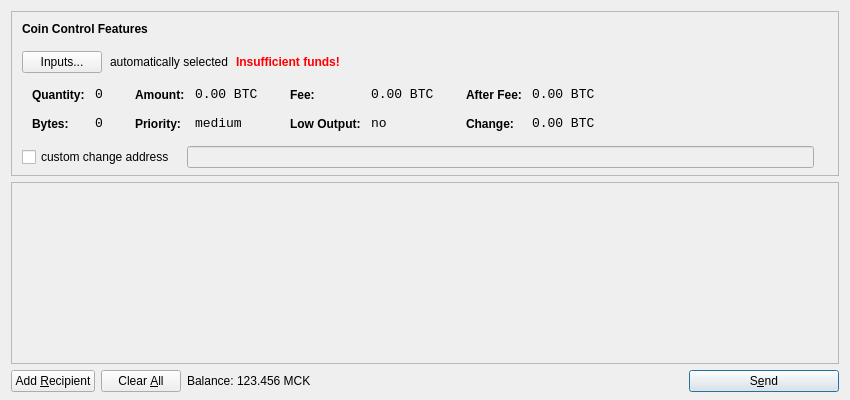
<?xml version="1.0" encoding="UTF-8"?>
<ui version="4.0">
 <class>SendCoinsDialog</class>
 <widget class="QDialog" name="SendCoinsDialog">
  <property name="geometry">
   <rect>
    <x>0</x>
    <y>0</y>
    <width>850</width>
    <height>400</height>
   </rect>
  </property>
  <property name="windowTitle">
   <string>Send Coins</string>
  </property>
  <layout class="QVBoxLayout" name="verticalLayout" stretch="0,1,0">
   <property name="bottomMargin">
    <number>8</number>
   </property>
   <item>
    <widget class="QFrame" name="frameCoinControl">
     <property name="sizePolicy">
      <sizepolicy hsizetype="Expanding" vsizetype="Expanding">
       <horstretch>0</horstretch>
       <verstretch>0</verstretch>
      </sizepolicy>
     </property>
     <property name="maximumSize">
      <size>
       <width>16777215</width>
       <height>16777215</height>
      </size>
     </property>
     <property name="frameShape">
      <enum>QFrame::StyledPanel</enum>
     </property>
     <property name="frameShadow">
      <enum>QFrame::Sunken</enum>
     </property>
     <layout class="QVBoxLayout" name="verticalLayoutCoinControl2">
      <property name="spacing">
       <number>-1</number>
      </property>
      <property name="leftMargin">
       <number>0</number>
      </property>
      <property name="topMargin">
       <number>0</number>
      </property>
      <property name="rightMargin">
       <number>0</number>
      </property>
      <property name="bottomMargin">
       <number>6</number>
      </property>
      <item>
       <layout class="QVBoxLayout" name="verticalLayoutCoinControl" stretch="0,0,0,0,1">
        <property name="spacing">
         <number>0</number>
        </property>
        <property name="leftMargin">
         <number>10</number>
        </property>
        <property name="topMargin">
         <number>10</number>
        </property>
        <item>
         <layout class="QHBoxLayout" name="horizontalLayoutCoinControl1">
          <property name="bottomMargin">
           <number>15</number>
          </property>
          <item>
           <widget class="QLabel" name="labelCoinControlFeatures">
            <property name="sizePolicy">
             <sizepolicy hsizetype="Preferred" vsizetype="Maximum">
              <horstretch>0</horstretch>
              <verstretch>0</verstretch>
             </sizepolicy>
            </property>
            <property name="font">
             <font>
              <weight>75</weight>
              <bold>true</bold>
             </font>
            </property>
            <property name="styleSheet">
             <string notr="true">font-weight:bold;</string>
            </property>
            <property name="text">
             <string>Coin Control Features</string>
            </property>
           </widget>
          </item>
         </layout>
        </item>
        <item>
         <layout class="QHBoxLayout" name="horizontalLayoutCoinControl2" stretch="0,0,0,0">
          <property name="spacing">
           <number>8</number>
          </property>
          <property name="bottomMargin">
           <number>10</number>
          </property>
          <item>
           <widget class="QPushButton" name="pushButtonCoinControl">
            <property name="styleSheet">
             <string notr="true"/>
            </property>
            <property name="text">
             <string>Inputs...</string>
            </property>
           </widget>
          </item>
          <item>
           <widget class="QLabel" name="labelCoinControlAutomaticallySelected">
            <property name="text">
             <string>automatically selected</string>
            </property>
            <property name="margin">
             <number>5</number>
            </property>
           </widget>
          </item>
          <item>
           <widget class="QLabel" name="labelCoinControlInsuffFunds">
            <property name="font">
             <font>
              <weight>75</weight>
              <bold>true</bold>
             </font>
            </property>
            <property name="styleSheet">
             <string notr="true">color:red;font-weight:bold;</string>
            </property>
            <property name="text">
             <string>Insufficient funds!</string>
            </property>
            <property name="margin">
             <number>5</number>
            </property>
           </widget>
          </item>
          <item>
           <spacer name="horizontalSpacerCoinControl">
            <property name="orientation">
             <enum>Qt::Horizontal</enum>
            </property>
            <property name="sizeHint" stdset="0">
             <size>
              <width>40</width>
              <height>1</height>
             </size>
            </property>
           </spacer>
          </item>
         </layout>
        </item>
        <item>
         <widget class="QWidget" name="widgetCoinControl" native="true">
          <property name="sizePolicy">
           <sizepolicy hsizetype="Preferred" vsizetype="Preferred">
            <horstretch>0</horstretch>
            <verstretch>0</verstretch>
           </sizepolicy>
          </property>
          <property name="minimumSize">
           <size>
            <width>0</width>
            <height>0</height>
           </size>
          </property>
          <property name="styleSheet">
           <string notr="true"/>
          </property>
          <layout class="QHBoxLayout" name="horizontalLayoutCoinControl5">
           <property name="margin">
            <number>0</number>
           </property>
           <item>
            <layout class="QHBoxLayout" name="horizontalLayoutCoinControl3" stretch="0,0,0,1">
             <property name="spacing">
              <number>20</number>
             </property>
             <property name="topMargin">
              <number>0</number>
             </property>
             <property name="bottomMargin">
              <number>10</number>
             </property>
             <item>
              <layout class="QFormLayout" name="formLayoutCoinControl1">
               <property name="horizontalSpacing">
                <number>10</number>
               </property>
               <property name="verticalSpacing">
                <number>14</number>
               </property>
               <property name="leftMargin">
                <number>10</number>
               </property>
               <property name="topMargin">
                <number>4</number>
               </property>
               <property name="rightMargin">
                <number>6</number>
               </property>
               <item row="0" column="0">
                <widget class="QLabel" name="labelCoinControlQuantityText">
                 <property name="styleSheet">
                  <string notr="true">font-weight:bold;</string>
                 </property>
                 <property name="text">
                  <string>Quantity:</string>
                 </property>
                 <property name="margin">
                  <number>0</number>
                 </property>
                </widget>
               </item>
               <item row="0" column="1">
                <widget class="QLabel" name="labelCoinControlQuantity">
                 <property name="font">
                  <font>
                   <family>Monospace</family>
                   <pointsize>10</pointsize>
                  </font>
                 </property>
                 <property name="cursor">
                  <cursorShape>IBeamCursor</cursorShape>
                 </property>
                 <property name="contextMenuPolicy">
                  <enum>Qt::ActionsContextMenu</enum>
                 </property>
                 <property name="text">
                  <string notr="true">0</string>
                 </property>
                 <property name="margin">
                  <number>0</number>
                 </property>
                 <property name="textInteractionFlags">
                  <set>Qt::LinksAccessibleByMouse|Qt::TextSelectableByKeyboard|Qt::TextSelectableByMouse</set>
                 </property>
                </widget>
               </item>
               <item row="1" column="0">
                <widget class="QLabel" name="labelCoinControlBytesText">
                 <property name="styleSheet">
                  <string notr="true">font-weight:bold;</string>
                 </property>
                 <property name="text">
                  <string>Bytes:</string>
                 </property>
                </widget>
               </item>
               <item row="1" column="1">
                <widget class="QLabel" name="labelCoinControlBytes">
                 <property name="font">
                  <font>
                   <family>Monospace</family>
                   <pointsize>10</pointsize>
                  </font>
                 </property>
                 <property name="cursor">
                  <cursorShape>IBeamCursor</cursorShape>
                 </property>
                 <property name="contextMenuPolicy">
                  <enum>Qt::ActionsContextMenu</enum>
                 </property>
                 <property name="text">
                  <string notr="true">0</string>
                 </property>
                 <property name="textInteractionFlags">
                  <set>Qt::LinksAccessibleByMouse|Qt::TextSelectableByKeyboard|Qt::TextSelectableByMouse</set>
                 </property>
                </widget>
               </item>
              </layout>
             </item>
             <item>
              <layout class="QFormLayout" name="formLayoutCoinControl2">
               <property name="horizontalSpacing">
                <number>10</number>
               </property>
               <property name="verticalSpacing">
                <number>14</number>
               </property>
               <property name="leftMargin">
                <number>6</number>
               </property>
               <property name="topMargin">
                <number>4</number>
               </property>
               <property name="rightMargin">
                <number>6</number>
               </property>
               <item row="0" column="0">
                <widget class="QLabel" name="labelCoinControlAmountText">
                 <property name="styleSheet">
                  <string notr="true">font-weight:bold;</string>
                 </property>
                 <property name="text">
                  <string>Amount:</string>
                 </property>
                 <property name="margin">
                  <number>0</number>
                 </property>
                </widget>
               </item>
               <item row="0" column="1">
                <widget class="QLabel" name="labelCoinControlAmount">
                 <property name="font">
                  <font>
                   <family>Monospace</family>
                   <pointsize>10</pointsize>
                  </font>
                 </property>
                 <property name="cursor">
                  <cursorShape>IBeamCursor</cursorShape>
                 </property>
                 <property name="contextMenuPolicy">
                  <enum>Qt::ActionsContextMenu</enum>
                 </property>
                 <property name="text">
                  <string notr="true">0.00 BTC</string>
                 </property>
                 <property name="textInteractionFlags">
                  <set>Qt::LinksAccessibleByMouse|Qt::TextSelectableByKeyboard|Qt::TextSelectableByMouse</set>
                 </property>
                </widget>
               </item>
               <item row="1" column="0">
                <widget class="QLabel" name="labelCoinControlPriorityText">
                 <property name="styleSheet">
                  <string notr="true">font-weight:bold;</string>
                 </property>
                 <property name="text">
                  <string>Priority:</string>
                 </property>
                </widget>
               </item>
               <item row="1" column="1">
                <widget class="QLabel" name="labelCoinControlPriority">
                 <property name="font">
                  <font>
                   <family>Monospace</family>
                   <pointsize>10</pointsize>
                  </font>
                 </property>
                 <property name="cursor">
                  <cursorShape>IBeamCursor</cursorShape>
                 </property>
                 <property name="contextMenuPolicy">
                  <enum>Qt::ActionsContextMenu</enum>
                 </property>
                 <property name="text">
                  <string>medium</string>
                 </property>
                 <property name="textInteractionFlags">
                  <set>Qt::LinksAccessibleByMouse|Qt::TextSelectableByKeyboard|Qt::TextSelectableByMouse</set>
                 </property>
                </widget>
               </item>
              </layout>
             </item>
             <item>
              <layout class="QFormLayout" name="formLayoutCoinControl3">
               <property name="horizontalSpacing">
                <number>10</number>
               </property>
               <property name="verticalSpacing">
                <number>14</number>
               </property>
               <property name="leftMargin">
                <number>6</number>
               </property>
               <property name="topMargin">
                <number>4</number>
               </property>
               <property name="rightMargin">
                <number>6</number>
               </property>
               <item row="0" column="0">
                <widget class="QLabel" name="labelCoinControlFeeText">
                 <property name="styleSheet">
                  <string notr="true">font-weight:bold;</string>
                 </property>
                 <property name="text">
                  <string>Fee:</string>
                 </property>
                 <property name="margin">
                  <number>0</number>
                 </property>
                </widget>
               </item>
               <item row="0" column="1">
                <widget class="QLabel" name="labelCoinControlFee">
                 <property name="font">
                  <font>
                   <family>Monospace</family>
                   <pointsize>10</pointsize>
                  </font>
                 </property>
                 <property name="cursor">
                  <cursorShape>IBeamCursor</cursorShape>
                 </property>
                 <property name="contextMenuPolicy">
                  <enum>Qt::ActionsContextMenu</enum>
                 </property>
                 <property name="text">
                  <string notr="true">0.00 BTC</string>
                 </property>
                 <property name="textInteractionFlags">
                  <set>Qt::LinksAccessibleByMouse|Qt::TextSelectableByKeyboard|Qt::TextSelectableByMouse</set>
                 </property>
                </widget>
               </item>
               <item row="1" column="0">
                <widget class="QLabel" name="labelCoinControlLowOutputText">
                 <property name="styleSheet">
                  <string notr="true">font-weight:bold;</string>
                 </property>
                 <property name="text">
                  <string>Low Output:</string>
                 </property>
                </widget>
               </item>
               <item row="1" column="1">
                <widget class="QLabel" name="labelCoinControlLowOutput">
                 <property name="font">
                  <font>
                   <family>Monospace</family>
                   <pointsize>10</pointsize>
                  </font>
                 </property>
                 <property name="cursor">
                  <cursorShape>IBeamCursor</cursorShape>
                 </property>
                 <property name="contextMenuPolicy">
                  <enum>Qt::ActionsContextMenu</enum>
                 </property>
                 <property name="text">
                  <string>no</string>
                 </property>
                 <property name="textInteractionFlags">
                  <set>Qt::LinksAccessibleByMouse|Qt::TextSelectableByKeyboard|Qt::TextSelectableByMouse</set>
                 </property>
                </widget>
               </item>
              </layout>
             </item>
             <item>
              <layout class="QFormLayout" name="formLayoutCoinControl4">
               <property name="horizontalSpacing">
                <number>10</number>
               </property>
               <property name="verticalSpacing">
                <number>14</number>
               </property>
               <property name="leftMargin">
                <number>6</number>
               </property>
               <property name="topMargin">
                <number>4</number>
               </property>
               <property name="rightMargin">
                <number>6</number>
               </property>
               <item row="0" column="0">
                <widget class="QLabel" name="labelCoinControlAfterFeeText">
                 <property name="styleSheet">
                  <string notr="true">font-weight:bold;</string>
                 </property>
                 <property name="text">
                  <string>After Fee:</string>
                 </property>
                 <property name="margin">
                  <number>0</number>
                 </property>
                </widget>
               </item>
               <item row="0" column="1">
                <widget class="QLabel" name="labelCoinControlAfterFee">
                 <property name="font">
                  <font>
                   <family>Monospace</family>
                   <pointsize>10</pointsize>
                  </font>
                 </property>
                 <property name="cursor">
                  <cursorShape>IBeamCursor</cursorShape>
                 </property>
                 <property name="contextMenuPolicy">
                  <enum>Qt::ActionsContextMenu</enum>
                 </property>
                 <property name="text">
                  <string notr="true">0.00 BTC</string>
                 </property>
                 <property name="textInteractionFlags">
                  <set>Qt::LinksAccessibleByMouse|Qt::TextSelectableByKeyboard|Qt::TextSelectableByMouse</set>
                 </property>
                </widget>
               </item>
               <item row="1" column="0">
                <widget class="QLabel" name="labelCoinControlChangeText">
                 <property name="styleSheet">
                  <string notr="true">font-weight:bold;</string>
                 </property>
                 <property name="text">
                  <string>Change:</string>
                 </property>
                </widget>
               </item>
               <item row="1" column="1">
                <widget class="QLabel" name="labelCoinControlChange">
                 <property name="font">
                  <font>
                   <family>Monospace</family>
                   <pointsize>10</pointsize>
                  </font>
                 </property>
                 <property name="cursor">
                  <cursorShape>IBeamCursor</cursorShape>
                 </property>
                 <property name="contextMenuPolicy">
                  <enum>Qt::ActionsContextMenu</enum>
                 </property>
                 <property name="text">
                  <string notr="true">0.00 BTC</string>
                 </property>
                 <property name="textInteractionFlags">
                  <set>Qt::LinksAccessibleByMouse|Qt::TextSelectableByKeyboard|Qt::TextSelectableByMouse</set>
                 </property>
                </widget>
               </item>
              </layout>
             </item>
            </layout>
           </item>
          </layout>
         </widget>
        </item>
        <item>
         <layout class="QHBoxLayout" name="horizontalLayoutCoinControl4" stretch="0,0,0">
          <property name="spacing">
           <number>12</number>
          </property>
          <property name="sizeConstraint">
           <enum>QLayout::SetDefaultConstraint</enum>
          </property>
          <property name="topMargin">
           <number>5</number>
          </property>
          <property name="rightMargin">
           <number>5</number>
          </property>
          <item>
           <widget class="QCheckBox" name="checkBoxCoinControlChange">
            <property name="text">
             <string>custom change address</string>
            </property>
           </widget>
          </item>
          <item>
           <widget class="QLineEdit" name="lineEditCoinControlChange">
            <property name="enabled">
             <bool>false</bool>
            </property>
            <property name="sizePolicy">
             <sizepolicy hsizetype="Expanding" vsizetype="Fixed">
              <horstretch>0</horstretch>
              <verstretch>0</verstretch>
             </sizepolicy>
            </property>
           </widget>
          </item>
          <item>
           <widget class="QLabel" name="labelCoinControlChangeLabel">
            <property name="sizePolicy">
             <sizepolicy hsizetype="Preferred" vsizetype="Expanding">
              <horstretch>0</horstretch>
              <verstretch>0</verstretch>
             </sizepolicy>
            </property>
            <property name="minimumSize">
             <size>
              <width>0</width>
              <height>0</height>
             </size>
            </property>
            <property name="text">
             <string/>
            </property>
            <property name="margin">
             <number>3</number>
            </property>
           </widget>
          </item>
         </layout>
        </item>
        <item>
         <spacer name="verticalSpacerCoinControl">
          <property name="orientation">
           <enum>Qt::Vertical</enum>
          </property>
          <property name="sizeHint" stdset="0">
           <size>
            <width>800</width>
            <height>1</height>
           </size>
          </property>
         </spacer>
        </item>
       </layout>
      </item>
     </layout>
    </widget>
   </item>
   <item>
    <widget class="QScrollArea" name="scrollArea">
     <property name="widgetResizable">
      <bool>true</bool>
     </property>
     <widget class="QWidget" name="scrollAreaWidgetContents">
      <property name="geometry">
       <rect>
        <x>0</x>
        <y>0</y>
        <width>830</width>
        <height>165</height>
       </rect>
      </property>
      <layout class="QVBoxLayout" name="verticalLayout_2">
       <property name="margin">
        <number>0</number>
       </property>
       <item>
        <layout class="QVBoxLayout" name="entries">
         <property name="spacing">
          <number>6</number>
         </property>
        </layout>
       </item>
       <item>
        <spacer name="verticalSpacer">
         <property name="orientation">
          <enum>Qt::Vertical</enum>
         </property>
         <property name="sizeHint" stdset="0">
          <size>
           <width>20</width>
           <height>40</height>
          </size>
         </property>
        </spacer>
       </item>
      </layout>
     </widget>
    </widget>
   </item>
   <item>
    <layout class="QHBoxLayout" name="horizontalLayout">
     <item>
      <widget class="QPushButton" name="addButton">
       <property name="toolTip">
        <string>Send to multiple recipients at once</string>
       </property>
       <property name="text">
        <string>Add &amp;Recipient</string>
       </property>
       <property name="icon">
        <iconset resource="../bitcoin.qrc">
         <normaloff>:/icons/add</normaloff>:/icons/add</iconset>
       </property>
       <property name="autoDefault">
        <bool>false</bool>
       </property>
      </widget>
     </item>
     <item>
      <widget class="QPushButton" name="clearButton">
       <property name="sizePolicy">
        <sizepolicy hsizetype="Minimum" vsizetype="Fixed">
         <horstretch>0</horstretch>
         <verstretch>0</verstretch>
        </sizepolicy>
       </property>
       <property name="toolTip">
        <string>Remove all transaction fields</string>
       </property>
       <property name="text">
        <string>Clear &amp;All</string>
       </property>
       <property name="icon">
        <iconset resource="../bitcoin.qrc">
         <normaloff>:/icons/remove</normaloff>:/icons/remove</iconset>
       </property>
       <property name="autoRepeatDelay">
        <number>300</number>
       </property>
       <property name="autoDefault">
        <bool>false</bool>
       </property>
      </widget>
     </item>
     <item>
      <layout class="QHBoxLayout" name="horizontalLayout_2">
       <property name="spacing">
        <number>3</number>
       </property>
       <item>
        <widget class="QLabel" name="label">
         <property name="text">
          <string>Balance:</string>
         </property>
        </widget>
       </item>
       <item>
        <widget class="QLabel" name="labelBalance">
         <property name="cursor">
          <cursorShape>IBeamCursor</cursorShape>
         </property>
         <property name="text">
          <string>123.456 MCK</string>
         </property>
         <property name="textInteractionFlags">
          <set>Qt::LinksAccessibleByMouse|Qt::TextSelectableByKeyboard|Qt::TextSelectableByMouse</set>
         </property>
        </widget>
       </item>
      </layout>
     </item>
     <item>
      <spacer name="horizontalSpacer">
       <property name="orientation">
        <enum>Qt::Horizontal</enum>
       </property>
       <property name="sizeHint" stdset="0">
        <size>
         <width>40</width>
         <height>20</height>
        </size>
       </property>
      </spacer>
     </item>
     <item>
      <widget class="QPushButton" name="sendButton">
       <property name="minimumSize">
        <size>
         <width>150</width>
         <height>0</height>
        </size>
       </property>
       <property name="toolTip">
        <string>Confirm the send action</string>
       </property>
       <property name="text">
        <string>S&amp;end</string>
       </property>
       <property name="icon">
        <iconset resource="../bitcoin.qrc">
         <normaloff>:/icons/send</normaloff>:/icons/send</iconset>
       </property>
       <property name="default">
        <bool>true</bool>
       </property>
      </widget>
     </item>
    </layout>
   </item>
  </layout>
 </widget>
 <resources>
  <include location="../bitcoin.qrc"/>
 </resources>
 <connections/>
</ui>
